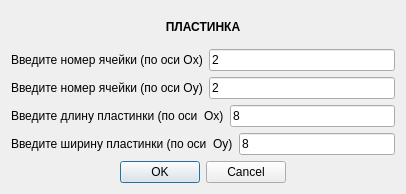
<?xml version="1.0" encoding="UTF-8"?>
<ui version="4.0">
 <class>AddPlate</class>
 <widget class="QDialog" name="AddPlate">
  <property name="geometry">
   <rect>
    <x>0</x>
    <y>0</y>
    <width>406</width>
    <height>194</height>
   </rect>
  </property>
  <property name="windowTitle">
   <string>Dialog</string>
  </property>
  <layout class="QVBoxLayout" name="verticalLayout_2">
   <item>
    <layout class="QVBoxLayout" name="verticalLayout">
     <item>
      <widget class="QLabel" name="label_5">
       <property name="font">
        <font>
         <bold>true</bold>
        </font>
       </property>
       <property name="text">
        <string>ПЛАСТИНКА</string>
       </property>
       <property name="alignment">
        <set>Qt::AlignCenter</set>
       </property>
      </widget>
     </item>
     <item>
      <layout class="QHBoxLayout" name="horizontalLayout">
       <item>
        <widget class="QLabel" name="label_2">
         <property name="text">
          <string>Введите номер ячейки (по оси Ox)</string>
         </property>
        </widget>
       </item>
       <item>
        <widget class="QLineEdit" name="lineEdit">
         <property name="text">
          <string>2</string>
         </property>
        </widget>
       </item>
      </layout>
     </item>
     <item>
      <layout class="QHBoxLayout" name="horizontalLayout_2">
       <item>
        <widget class="QLabel" name="label_3">
         <property name="text">
          <string>Введите номер ячейки (по оси Oy)</string>
         </property>
        </widget>
       </item>
       <item>
        <widget class="QLineEdit" name="lineEdit_2">
         <property name="text">
          <string>2</string>
         </property>
        </widget>
       </item>
      </layout>
     </item>
     <item>
      <layout class="QHBoxLayout" name="horizontalLayout_3">
       <item>
        <widget class="QLabel" name="label">
         <property name="text">
          <string>Введите длину пластинки (по оси  Ox)</string>
         </property>
        </widget>
       </item>
       <item>
        <widget class="QLineEdit" name="lineEdit_3">
         <property name="text">
          <string>8</string>
         </property>
        </widget>
       </item>
      </layout>
     </item>
     <item>
      <layout class="QHBoxLayout" name="horizontalLayout_4">
       <item>
        <widget class="QLabel" name="label_4">
         <property name="text">
          <string>Введите ширину пластинки (по оси  Oy)</string>
         </property>
        </widget>
       </item>
       <item>
        <widget class="QLineEdit" name="lineEdit_4">
         <property name="text">
          <string>8</string>
         </property>
        </widget>
       </item>
      </layout>
     </item>
     <item>
      <widget class="QDialogButtonBox" name="buttonBox">
       <property name="orientation">
        <enum>Qt::Horizontal</enum>
       </property>
       <property name="standardButtons">
        <set>QDialogButtonBox::Cancel|QDialogButtonBox::Ok</set>
       </property>
       <property name="centerButtons">
        <bool>true</bool>
       </property>
      </widget>
     </item>
    </layout>
   </item>
  </layout>
 </widget>
 <resources/>
 <connections/>
</ui>
